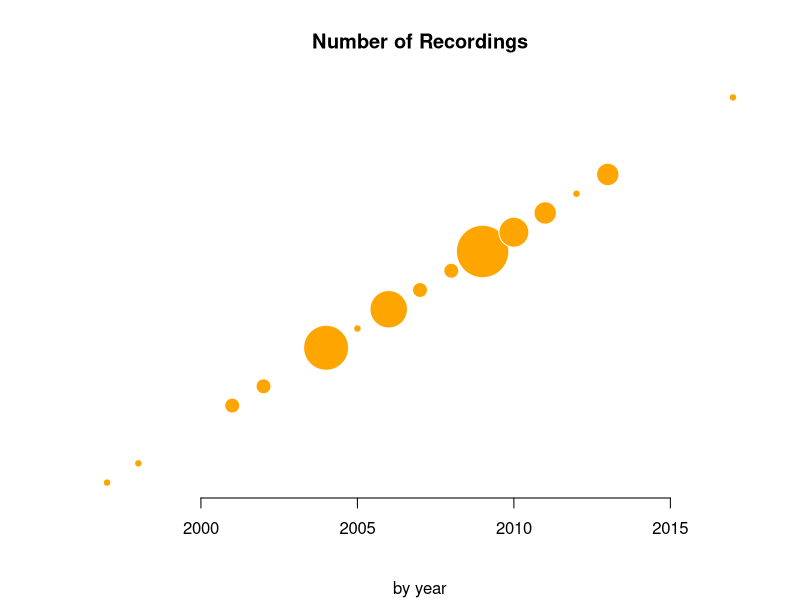

Reproduce this figure in R.
## ---- chunk 1
library(dplyr)
recordings = read.delim(file="data/Recording History - Sheet1.tsv", header = TRUE, sep = "\t")
n <- recordings %>% 
  group_by(year) %>%
  summarise(recording_summ = length(unique(title)))
          
plot(n$year, n$year, pch = 21, xlab = '', ylab = '', , axes = FALSE, main = "Number of Recordings",sub = "by year", cex = n$recording_summ, col = "white", bg = "orange")
axis(1)
## ---- chunk 2
knitr::kable(recordings[,c(1:2,10:12)], caption = "Begonia Society Recordings", floating.environment="sidewaystable")
